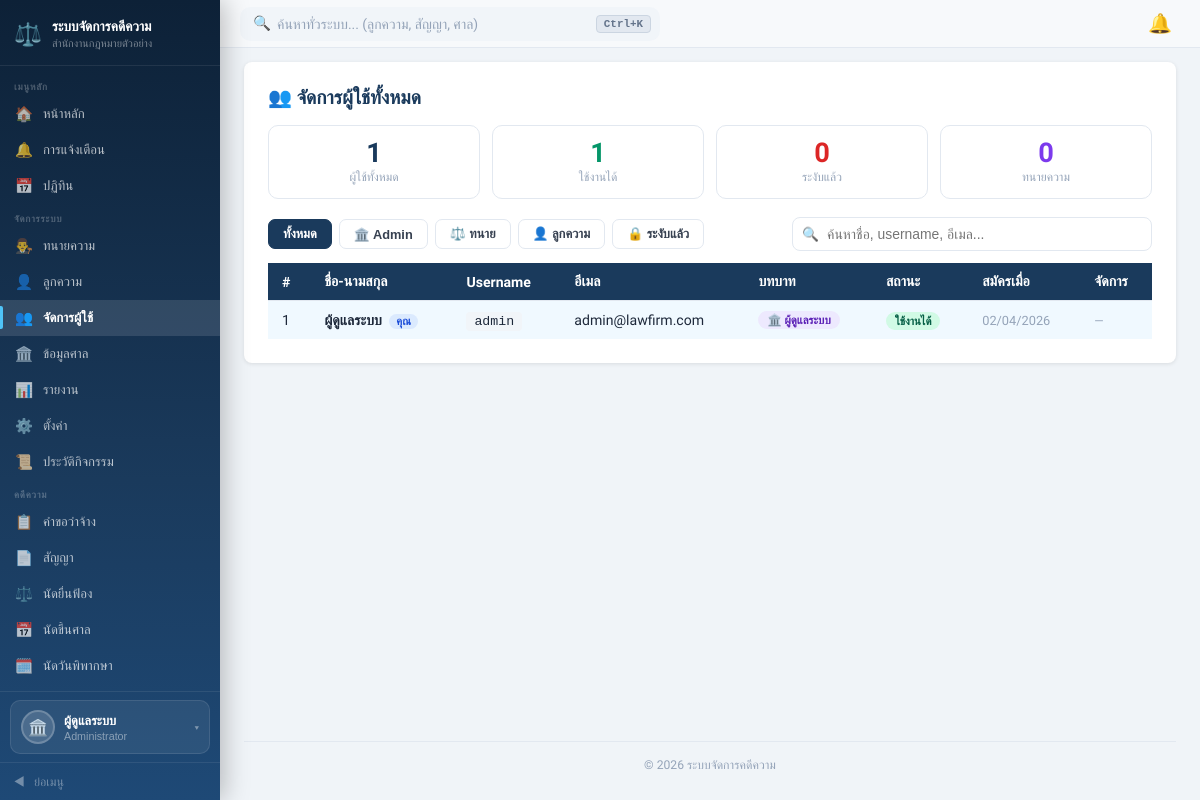
The page /pages/users.php (signed in) on the database its author committed.
### tables this page shows
CREATE TABLE `users` (
  `user_id`       int          NOT NULL AUTO_INCREMENT,
  `username`      varchar(50)  DEFAULT NULL COMMENT 'สำหรับ login แทน email',
  `office_id`     int          NOT NULL,
  `role_id`       int          NOT NULL,
  `email`         varchar(150) NOT NULL,
  `password_hash` varchar(255) NOT NULL,
  `status`        varchar(20)  DEFAULT 'active',
  `created_at`    timestamp    DEFAULT CURRENT_TIMESTAMP,
  PRIMARY KEY (`user_id`),
  UNIQUE KEY `uq_email`    (`email`),
  UNIQUE KEY `uq_username` (`username`)
);

CREATE TABLE `roles` (
  `role_id`    int         NOT NULL AUTO_INCREMENT,
  `role_name`  varchar(50) NOT NULL,
  `created_at` timestamp   DEFAULT CURRENT_TIMESTAMP,
  PRIMARY KEY (`role_id`),
  UNIQUE KEY `uq_role_name` (`role_name`)
);

### src/config/auth.php (called while the page is built, shortened)
<?php
function isLoggedIn() {
    return !empty($_SESSION['user_id']);
}

### src/pages/users.php (the view, shortened to what this page needs)
<?php
require_once '../config/auth.php';
$pdo      = getDB();
$officeId = $_SESSION['office_id'];
$myUserId = $_SESSION['user_id'];
$users = $pdo->prepare("
    SELECT u.user_id, u.username, u.email, u.status, u.created_at,
           r.role_name,
           COALESCE(
               CONCAT(lp.fname,' ',lp.lname),
               CONCAT(cp.fname,' ',cp.lname),
               'ผู้ดูแลระบบ'
           ) AS full_name
    FROM users u
    JOIN roles r ON u.role_id = r.role_id
    LEFT JOIN lawyer_profiles lp ON lp.user_id = u.user_id
    LEFT JOIN client_profiles cp ON cp.user_id = u.user_id
    WHERE u.office_id = ?
    ORDER BY FIELD(r.role_name,'admin','lawyer','client'), u.created_at DESC
");
$users->execute([$officeId]);
$allUsers  = $users->fetchAll();
include '../includes/header.php';
$roleTH    = ['admin'=>'ผู้ดูแลระบบ','lawyer'=>'ทนายความ','client'=>'ลูกความ'];
$roleEmoji = ['admin'=>'🏛️','lawyer'=>'⚖️','client'=>'👤'];
$totalActive   = count(array_filter($allUsers, fn($u) => $u['status']==='active'));
$totalInactive = count($allUsers) - $totalActive;
?>
<div class="card">
    <h2 style="margin:0 0 16px;">👥 จัดการผู้ใช้ทั้งหมด</h2>
    <div class="stat-row">
        <div class="stat-box">
            <div class="stat-num"><?= count($allUsers) ?></div>
            <div class="stat-lbl">ผู้ใช้ทั้งหมด</div>
        </div>
        <div class="stat-box">
            <div class="stat-num" style="color:#059669;"><?= $totalActive ?></div>
            <div class="stat-lbl">ใช้งานได้</div>
        </div>
        <div class="stat-box">
            <div class="stat-num" style="color:#dc2626;"><?= $totalInactive ?></div>
            <div class="stat-lbl">ระงับแล้ว</div>
        </div>
        <div class="stat-box">
            <div class="stat-num" style="color:#7c3aed;"><?= count(array_filter($allUsers, fn($u) => $u['role_name']==='lawyer')) ?></div>
            <div class="stat-lbl">ทนายความ</div>
        </div>
    </div>
    <div class="toolbar">
        <div style="display:flex;gap:7px;flex-wrap:wrap;">
            <button class="filter-btn active" id="filter-all"    onclick="setFilter('all',this)">ทั้งหมด</button>
            <button class="filter-btn" id="filter-admin"  onclick="setFilter('admin',this)">🏛️ Admin</button>
            <button class="filter-btn" id="filter-lawyer" onclick="setFilter('lawyer',this)">⚖️ ทนาย</button>
            <button class="filter-btn" id="filter-client" onclick="setFilter('client',this)">👤 ลูกความ</button>
            <button class="filter-btn" id="filter-inactive" onclick="setFilter('inactive',this)">🔒 ระงับแล้ว</button>
        </div>
        <div class="s-wrap"><input type="text" placeholder="ค้นหาชื่อ, username, อีเมล..." oninput="filterTable(this.value)"></div>
    </div>
    <div class="table-wrap">
    <table id="usersTable">
        <thead>
            <tr><th>#</th><th>ชื่อ-นามสกุล</th><th>Username</th><th>อีเมล</th>
            <th>บทบาท</th><th>สถานะ</th><th>สมัครเมื่อ</th><th>จัดการ</th></tr>
        </thead>
        <tbody>
        <?php foreach ($allUsers as $u):
            $isMe     = ($u['user_id'] === $myUserId);
            $isActive = ($u['status'] === 'active');
        ?>
        <tr data-search="<?= strtolower(htmlspecialchars($u['full_name'].' '.($u['username']??'').' '.$u['email'])) ?>"
            data-role="<?= $u['role_name'] ?>"
            data-status="<?= $u['status'] ?>"
            class="<?= $isMe ? 'me-row' : '' ?>"
            style="<?= !$isActive ? 'opacity:.55;' : '' ?>">
            <td><?= $u['user_id'] ?></td>
            <td style="font-weight:600;">
                <?= htmlspecialchars($u['full_name']) ?>
                <?php if ($isMe): ?><span style="font-size:.7rem;background:#dbeafe;color:#1d4ed8;padding:1px 7px;border-radius:10px;margin-left:4px;font-weight:700;">คุณ</span><?php endif; ?>
            </td>
            <td><code style="background:#f1f5f9;padding:2px 8px;border-radius:4px;font-size:.83rem;"><?= htmlspecialchars($u['username'] ?? '—') ?></code></td>
            <td><?= htmlspecialchars($u['email']) ?></td>
            <td>
                <span class="role-chip role-<?= $u['role_name'] ?>">
                    <?= $roleEmoji[$u['role_name']] ?> <?= $roleTH[$u['role_name']] ?? $u['role_name'] ?>
                </span>
            </td>
            <td><span class="badge-<?= $isActive ? 'active' : 'inactive' ?>"><?= $isActive ? 'ใช้งานได้' : 'ระงับแล้ว' ?></span></td>
            <td style="font-size:.8rem;color:#94a3b8;"><?= date('d/m/Y', strtotime($u['created_at'])) ?></td>
            <td style="white-space:nowrap;">
                <?php if (!$isMe): ?>
                <button class="action-btn btn-reset"
                    onclick='openResetModal(<?= $u["user_id"] ?>, <?= json_encode($u["full_name"], JSON_UNESCAPED_UNICODE) ?>, <?= json_encode($u["username"] ?? "", JSON_UNESCAPED_UNICODE) ?>)'>
                    🔑 Reset PW
                </button>
                <?php if ($isActive): ?>
                <button class="action-btn btn-suspend"
                    onclick='toggleStatus(<?= $u["user_id"] ?>, "inactive", <?= json_encode($u["full_name"], JSON_UNESCAPED_UNICODE) ?>)'>🔒 ระงับ</button>
                <?php else: ?>
                <button class="action-btn btn-activate"
                    onclick='toggleStatus(<?= $u["user_id"] ?>, "active", <?= json_encode($u["full_name"], JSON_UNESCAPED_UNICODE) ?>)'>✅ เปิดใช้</button>
                <?php endif; ?>
                <?php if ($u['role_name'] !== 'admin'): ?>
                <button class="action-btn" style="background:#fee2e2;color:#991b1b;"
                    onclick='deleteUser(<?= $u["user_id"] ?>, <?= json_encode($u["full_name"], JSON_UNESCAPED_UNICODE) ?>, <?= json_encode($u["role_name"], JSON_UNESCAPED_UNICODE) ?>)'>🗑️ ลบ</button>
                <?php endif; ?>
                <?php else: ?>
                <span style="font-size:.75rem;color:#94a3b8;">—</span>
                <?php endif; ?>
            </td>
        </tr>
        <?php endforeach; ?>
        </tbody>
    </table>
    </div>
</div>
<?php include '../includes/footer.php'; ?>

### src/includes/header.php (shortened to what this page needs)
<!DOCTYPE html>
<html lang="th">
<head>
    <link rel="stylesheet" href="/assets/css/style.css">
</head>
<body style="--sb-init-ml:220px;">
<?php
$_sb_photo = null;
$_sb_name  = 'ผู้ใช้งาน';
$_sb_role_label = '';
if (isLoggedIn()) {
    $_sb_pdo    = getDB();
    $_sb_uid    = $_SESSION['user_id'];
    $_sb_role   = $_SESSION['role'];
    try {
        if ($_sb_role === 'lawyer') {
            $_sb_row = $_sb_pdo->prepare("SELECT fname, lname, profile_photo FROM lawyer_profiles WHERE user_id=?");
            $_sb_row->execute([$_sb_uid]);
            $_sb_row = $_sb_row->fetch();
            if ($_sb_row) {
                $_sb_name  = $_sb_row['fname'].' '.$_sb_row['lname'];
                $_sb_photo = $_sb_row['profile_photo'] ? '/uploads/lawyer_photos/'.$_sb_row['profile_photo'] : null;
            }
            $_sb_role_label = 'ทนายความ';
        } elseif ($_sb_role === 'admin') {
            $_sb_name = 'ผู้ดูแลระบบ';
            $_sb_role_label = 'Administrator';
        }
    } catch (Exception $e) {}
}
$_sb_cur = basename($_SERVER['PHP_SELF']);
?>
<?php if (isLoggedIn()): ?>
<div class="topbar" id="topbar">
    <div class="topbar-left">
        <div class="gs-wrap" id="gsWrap">
            <div class="gs-input-wrap">
                <span class="gs-icon">🔍</span>
                <input type="text" id="gsInput" class="gs-input"
                       placeholder="ค้นหาทั่วระบบ... (ลูกความ, สัญญา, ศาล)"
                       autocomplete="off" spellcheck="false">
                <kbd class="gs-kbd" id="gsKbd">Ctrl+K</kbd>
            </div>
        </div>
    </div>
    <div class="topbar-right">
        <div class="notif-bell-wrap" id="notifBellWrap">
            <button class="notif-bell-btn" id="notifBellBtn" onclick="toggleNotifDropdown()">
                🔔
            </button>
        </div>
    </div>
</div>
<nav class="sidebar" id="sidebar">
    <div class="sb-brand">
        <span class="sb-brand-icon">⚖️</span>
        <div class="sb-brand-text sb-hide-collapsed">
            ระบบจัดการคดีความ
            <span><?= htmlspecialchars($_SESSION['office_name'] ?? '') ?></span>
        </div>
    </div>
    <div class="sb-nav">
        <div class="sb-section">เมนูหลัก</div>
        <a href="/pages/dashboard.php" class="sb-link <?= $_sb_cur==='dashboard.php'?'active':'' ?>">
            <span class="sb-link-icon">🏠</span><span class="sb-link-text sb-hide-collapsed">หน้าหลัก</span>
        </a>
        <a href="/pages/notifications.php" class="sb-link <?= $_sb_cur==='notifications.php'?'active':'' ?>">
            <span class="sb-link-icon">🔔</span><span class="sb-link-text sb-hide-collapsed">การแจ้งเตือน</span>
        </a>
        <a href="/pages/calendar.php" class="sb-link <?= $_sb_cur==='calendar.php'?'active':'' ?>">
            <span class="sb-link-icon">📅</span><span class="sb-link-text sb-hide-collapsed">ปฏิทิน</span>
        </a>
        <?php if ($_SESSION['role'] === 'admin'): ?>
        <div class="sb-section">จัดการระบบ</div>
        <a href="/pages/lawyers.php"           class="sb-link <?= $_sb_cur==='lawyers.php'?'active':'' ?>"><span class="sb-link-icon">👨‍⚖️</span><span class="sb-link-text sb-hide-collapsed">ทนายความ</span></a>
        <a href="/pages/clients.php"           class="sb-link <?= $_sb_cur==='clients.php'?'active':'' ?>"><span class="sb-link-icon">👤</span><span class="sb-link-text sb-hide-collapsed">ลูกความ</span></a>
        <a href="/pages/users.php"             class="sb-link <?= $_sb_cur==='users.php'?'active':'' ?>"><span class="sb-link-icon">👥</span><span class="sb-link-text sb-hide-collapsed">จัดการผู้ใช้</span></a>
        <a href="/pages/courts.php"            class="sb-link <?= $_sb_cur==='courts.php'?'active':'' ?>"><span class="sb-link-icon">🏛️</span><span class="sb-link-text sb-hide-collapsed">ข้อมูลศาล</span></a>
        <a href="/pages/reports.php"           class="sb-link <?= $_sb_cur==='reports.php'?'active':'' ?>"><span class="sb-link-icon">📊</span><span class="sb-link-text sb-hide-collapsed">รายงาน</span></a>
        <a href="/pages/settings.php"          class="sb-link <?= $_sb_cur==='settings.php'?'active':'' ?>"><span class="sb-link-icon">⚙️</span><span class="sb-link-text sb-hide-collapsed">ตั้งค่า</span></a>
        <a href="/pages/activity_log.php"      class="sb-link <?= $_sb_cur==='activity_log.php'?'active':'' ?>"><span class="sb-link-icon">📜</span><span class="sb-link-text sb-hide-collapsed">ประวัติกิจกรรม</span></a>
        <div class="sb-section">คดีความ</div>
        <a href="/pages/case_requests.php"     class="sb-link <?= $_sb_cur==='case_requests.php'?'active':'' ?>"><span class="sb-link-icon">📋</span><span class="sb-link-text sb-hide-collapsed">คำขอว่าจ้าง</span></a>
        <a href="/pages/contracts.php"         class="sb-link <?= $_sb_cur==='contracts.php'?'active':'' ?>"><span class="sb-link-icon">📄</span><span class="sb-link-text sb-hide-collapsed">สัญญา</span></a>
        <a href="/pages/filings.php"           class="sb-link <?= $_sb_cur==='filings.php'?'active':'' ?>"><span class="sb-link-icon">⚖️</span><span class="sb-link-text sb-hide-collapsed">นัดยื่นฟ้อง</span></a>
        <a href="/pages/hearings.php"          class="sb-link <?= $_sb_cur==='hearings.php'?'active':'' ?>"><span class="sb-link-icon">📅</span><span class="sb-link-text sb-hide-collapsed">นัดขึ้นศาล</span></a>
        <a href="/pages/verdict_appointments.php" class="sb-link <?= $_sb_cur==='verdict_appointments.php'?'active':'' ?>"><span class="sb-link-icon">🗓️</span><span class="sb-link-text sb-hide-collapsed">นัดวันพิพากษา</span></a>
        <a href="/pages/verdicts.php"          class="sb-link <?= $_sb_cur==='verdicts.php'?'active':'' ?>"><span class="sb-link-icon">🔨</span><span class="sb-link-text sb-hide-collapsed">คำพิพากษา</span></a>
        <?php endif; ?>
    </div>
    <div class="sb-profile-bottom" id="sbProfileBottom">
        <button class="sb-profile-btn" id="sbProfileBtn" onclick="toggleProfileDD()">
            <?php if ($_sb_photo): ?>
            <img src="<?= htmlspecialchars($_sb_photo) ?>" class="sb-avatar" alt="avatar">
            <?php else: ?>
            <div class="sb-avatar-ph"><?= $_SESSION['role']==="admin" ? "🏛️" : ($_SESSION['role']==="lawyer" ? "⚖️" : "👤") ?></div>
            <?php endif; ?>
            <div class="sb-profile-info sb-hide-collapsed">
                <div class="sb-profile-name"><?= htmlspecialchars($_sb_name) ?></div>
                <div class="sb-profile-role"><?= htmlspecialchars($_sb_role_label) ?></div>
            </div>
            <span class="sb-profile-arrow sb-hide-collapsed">▾</span>
        </button>
    </div>
    <button class="sb-toggle" onclick="toggleSidebar()" id="sbToggle">
        <span class="sb-toggle-icon" id="sbToggleIcon">◀</span>
        <span class="sb-hide-collapsed" id="sbToggleText">ย่อเมนู</span>
    </button>
</nav>
<?php endif; ?>
<div class="sb-main" id="sbMain">
<div class="sb-main-content">

### src/includes/footer.php
</div>
<footer style="
    margin-top: auto;
    padding: 16px 0 8px;
    text-align: center;
    font-size: .76rem;
    color: #94a3b8;
    border-top: 1px solid #e2e8f0;
">
    &copy; <?= date('Y') ?> ระบบจัดการคดีความ
</footer>
</div>
</body>
</html>

### src/includes/header.php (style rules this page uses)
.topbar-left { display:flex; align-items:center; flex:1; min-width:0; }
.gs-wrap { position:relative; width:100%; max-width:420px; }
.gs-input-wrap { position:relative; display:flex; align-items:center; background:#f1f5f9; border:1px solid transparent; border-radius:10px; transition: all .2s; }
.gs-icon { position:absolute; left:12px; color:#94a3b8; font-size:.9rem; pointer-events:none; }
.gs-input { width:100%; padding:8px 70px 8px 36px; border:none; background:transparent; font-size:.87rem; outline:none; color:#1e293b; font-family:inherit; }
.gs-input::placeholder { color:#94a3b8; }
.gs-kbd { position:absolute; right:8px; padding:2px 7px; background:#e2e8f0; color:#64748b; border-radius:4px; font-size:.68rem; font-family:monospace; font-weight:600; pointer-events:none; border:1px solid #cbd5e1; }

### src/pages/users.php (style rules this page uses)
:root { --navy:#1a3a5c;--navy2:#2d5a8a;--border:#e2e8f0;--muted:#94a3b8; }
.stat-row { display:grid;grid-template-columns:repeat(4,1fr);gap:12px;margin-bottom:18px; }
.stat-box { background:#fff;border:1px solid var(--border);border-radius:10px;padding:14px 16px;text-align:center; }
.stat-num { font-size:1.7rem;font-weight:900;color:var(--navy);line-height:1; }
.stat-lbl { font-size:.75rem;color:var(--muted);margin-top:3px; }
.toolbar { display:flex;justify-content:space-between;align-items:center;margin-bottom:12px;flex-wrap:wrap;gap:10px; }
.badge-active { background:#d1fae5;color:#065f46;padding:2px 9px;border-radius:20px;font-size:.71rem;font-weight:700; }
.role-chip { display:inline-block;padding:2px 9px;border-radius:20px;font-size:.71rem;font-weight:700; }
.role-admin { background:#ede9fe;color:#5b21b6; }
.s-wrap { position:relative;flex:1;max-width:360px; }
.s-wrap input { width:100%;padding:8px 12px 8px 34px;border:1px solid var(--border);border-radius:8px;font-size:.87rem;outline:none; }
.s-wrap::before { content:"🔍";position:absolute;left:10px;top:50%;transform:translateY(-50%);font-size:.85rem; }
.filter-btn { padding:6px 14px;border-radius:7px;font-size:.8rem;font-weight:600;border:1px solid var(--border);background:#fff;cursor:pointer;transition:.15s;color:#374151; }
.filter-btn.active { background:var(--navy);color:#fff;border-color:var(--navy); }
.me-row { background:#f0f9ff !important; }

### rows shown on the page
users: status "1", status "0", role.role_name "0", user_id "1", full_name "ผู้ดูแลระบบ", shows "คุณ", username "admin", email "admin@lawfirm.com", role.role_name "🏛️", role.role_name "ผู้ดูแลระบบ", shows "ใช้งานได้", created_at "02/04/2026"

### other values the page prints
$_SESSION['office_name'] "สำนักงานกฎหมายตัวอย่าง"
$_sb_name "ผู้ดูแลระบบ"
$_sb_role_label "Administrator"
count($allUsers) "1"
